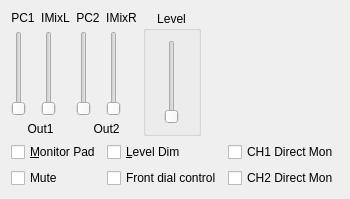
            <widget class="QWidget" name="tab" >
             <attribute name="title" >
              <string>Out1/&amp;2</string>
             </attribute>
             <layout class="QGridLayout" >
              <item row="1" column="0" colspan="4" >
               <layout class="QGridLayout" >
                <item row="1" column="0" >
                 <widget class="QCheckBox" name="chkMute12" >
                  <property name="text" >
                   <string>Mute</string>
                  </property>
                  <property name="shortcut" >
                   <string/>
                  </property>
                 </widget>
                </item>
                <item row="1" column="2" >
                 <widget class="QCheckBox" name="chkMonitor2" >
                  <property name="text" >
                   <string>CH2 Direct Mon</string>
                  </property>
                  <property name="shortcut" >
                   <string/>
                  </property>
                 </widget>
                </item>
                <item row="0" column="1" >
                 <widget class="QCheckBox" name="chkDim12" >
                  <property name="text" >
                   <string>&amp;Level Dim</string>
                  </property>
                  <property name="shortcut" >
                   <string>Alt+L</string>
                  </property>
                 </widget>
                </item>
                <item row="0" column="2" >
                 <widget class="QCheckBox" name="chkMonitor1" >
                  <property name="text" >
                   <string>CH1 Direct Mon</string>
                  </property>
                  <property name="shortcut" >
                   <string/>
                  </property>
                 </widget>
                </item>
                <item row="1" column="1" >
                 <widget class="QCheckBox" name="chkHwCtrl12" >
                  <property name="text" >
                   <string>Front dial control</string>
                  </property>
                  <property name="shortcut" >
                   <string/>
                  </property>
                 </widget>
                </item>
                <item row="0" column="0" >
                 <widget class="QCheckBox" name="chkPad12" >
                  <property name="text" >
                   <string>&amp;Monitor Pad</string>
                  </property>
                  <property name="shortcut" >
                   <string>Alt+M</string>
                  </property>
                 </widget>
                </item>
               </layout>
              </item>
              <item row="0" column="0" >
               <layout class="QGridLayout" >
                <item row="2" column="0" colspan="2" >
                 <widget class="QLabel" name="txtOmixO1" >
                  <property name="text" >
                   <string>Out1</string>
                  </property>
                  <property name="alignment" >
                   <set>Qt::AlignCenter</set>
                  </property>
                  <property name="wordWrap" >
                   <bool>false</bool>
                  </property>
                 </widget>
                </item>
                <item row="0" column="0" >
                 <widget class="QLabel" name="txtOMixPC1O1" >
                  <property name="text" >
                   <string>PC1</string>
                  </property>
                  <property name="alignment" >
                   <set>Qt::AlignCenter</set>
                  </property>
                  <property name="wordWrap" >
                   <bool>false</bool>
                  </property>
                 </widget>
                </item>
                <item row="1" column="0" >
                 <widget class="QSlider" name="sldOMixPC1O1" >
                  <property name="minimum" >
                   <number>0</number>
                  </property>
                  <property name="maximum" >
                   <number>32767</number>
                  </property>
                  <property name="singleStep" >
                   <number>10000</number>
                  </property>
                  <property name="pageStep" >
                   <number>1000</number>
                  </property>
                  <property name="orientation" >
                   <enum>Qt::Vertical</enum>
                  </property>
                  <property name="tickInterval" >
                   <number>10000</number>
                  </property>
                 </widget>
                </item>
                <item row="1" column="1" >
                 <widget class="QSlider" name="sldOMixIMixO1" >
                  <property name="minimum" >
                   <number>0</number>
                  </property>
                  <property name="maximum" >
                   <number>32767</number>
                  </property>
                  <property name="singleStep" >
                   <number>10000</number>
                  </property>
                  <property name="pageStep" >
                   <number>1000</number>
                  </property>
                  <property name="orientation" >
                   <enum>Qt::Vertical</enum>
                  </property>
                  <property name="tickInterval" >
                   <number>10000</number>
                  </property>
                 </widget>
                </item>
                <item row="0" column="1" >
                 <widget class="QLabel" name="txtOMixIMixO1" >
                  <property name="text" >
                   <string>IMixL</string>
                  </property>
                  <property name="alignment" >
                   <set>Qt::AlignCenter</set>
                  </property>
                  <property name="wordWrap" >
                   <bool>false</bool>
                  </property>
                 </widget>
                </item>
               </layout>
              </item>
              <item row="0" column="1" >
               <layout class="QGridLayout" >
                <item row="0" column="1" >
                 <widget class="QLabel" name="txtOMixIMixO2" >
                  <property name="text" >
                   <string>IMixR</string>
                  </property>
                  <property name="alignment" >
                   <set>Qt::AlignCenter</set>
                  </property>
                  <property name="wordWrap" >
                   <bool>false</bool>
                  </property>
                 </widget>
                </item>
                <item row="2" column="0" colspan="2" >
                 <widget class="QLabel" name="txtOmixO2" >
                  <property name="text" >
                   <string>Out2</string>
                  </property>
                  <property name="alignment" >
                   <set>Qt::AlignCenter</set>
                  </property>
                  <property name="wordWrap" >
                   <bool>false</bool>
                  </property>
                 </widget>
                </item>
                <item row="0" column="0" >
                 <widget class="QLabel" name="txtOMixPC2O2" >
                  <property name="text" >
                   <string>PC2</string>
                  </property>
                  <property name="alignment" >
                   <set>Qt::AlignCenter</set>
                  </property>
                  <property name="wordWrap" >
                   <bool>false</bool>
                  </property>
                 </widget>
                </item>
                <item row="1" column="0" >
                 <widget class="QSlider" name="sldOMixPC2O2" >
                  <property name="minimum" >
                   <number>0</number>
                  </property>
                  <property name="maximum" >
                   <number>32767</number>
                  </property>
                  <property name="singleStep" >
                   <number>10000</number>
                  </property>
                  <property name="pageStep" >
                   <number>1000</number>
                  </property>
                  <property name="orientation" >
                   <enum>Qt::Vertical</enum>
                  </property>
                  <property name="tickInterval" >
                   <number>10000</number>
                  </property>
                 </widget>
                </item>
                <item row="1" column="1" >
                 <widget class="QSlider" name="sldOMixIMixO2" >
                  <property name="minimum" >
                   <number>0</number>
                  </property>
                  <property name="maximum" >
                   <number>32767</number>
                  </property>
                  <property name="singleStep" >
                   <number>10000</number>
                  </property>
                  <property name="pageStep" >
                   <number>1000</number>
                  </property>
                  <property name="orientation" >
                   <enum>Qt::Vertical</enum>
                  </property>
                  <property name="tickInterval" >
                   <number>10000</number>
                  </property>
                 </widget>
                </item>
               </layout>
              </item>
              <item row="0" column="2" >
               <widget class="QGroupBox" name="groupLevel12" >
                <property name="title" >
                 <string>Level</string>
                </property>
                <property name="alignment" >
                 <set>Qt::AlignHCenter</set>
                </property>
                <layout class="QGridLayout" >
                 <item row="0" column="0" >
                  <widget class="QSlider" name="sldOut12Level" >
                   <property name="minimumSize" >
                    <size>
                     <width>0</width>
                     <height>80</height>
                    </size>
                   </property>
                   <property name="minimum" >
                    <number>0</number>
                   </property>
                   <property name="maximum" >
                    <number>127</number>
                   </property>
                   <property name="singleStep" >
                    <number>1</number>
                   </property>
                   <property name="pageStep" >
                    <number>16</number>
                   </property>
                   <property name="orientation" >
                    <enum>Qt::Vertical</enum>
                   </property>
                   <property name="tickInterval" >
                    <number>32</number>
                   </property>
                  </widget>
                 </item>
                </layout>
               </widget>
              </item>
              <item row="0" column="3" >
               <spacer>
                <property name="orientation" >
                 <enum>Qt::Horizontal</enum>
                </property>
                <property name="sizeType" >
                 <enum>QSizePolicy::Expanding</enum>
                </property>
                <property name="sizeHint" >
                 <size>
                  <width>71</width>
                  <height>31</height>
                 </size>
                </property>
               </spacer>
              </item>
             </layout>
            </widget>
